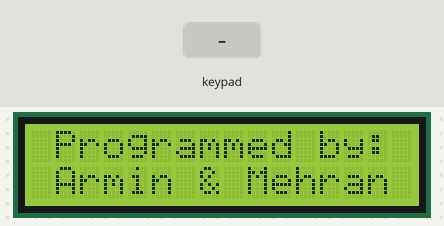
Bench run of a sketch on a simulated Arduino Mega 2560, built with avr-gcc and run on an emulated ATmega2560. On the bench: 16×2 character LCD. Inputs (shaded band) come from the test bench. What the sketch prints to the serial monitor is not drawn.

Above: at 0.1 s.
4.3 s: keypad keys 2 2 2 3 2 4 2 5 * pressed 0.4 s apart
At 8.2 s:
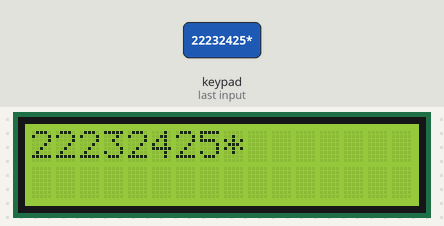
9.4 s: key '/' pressed
10.9 s: key '+' pressed
At 12.1 s:
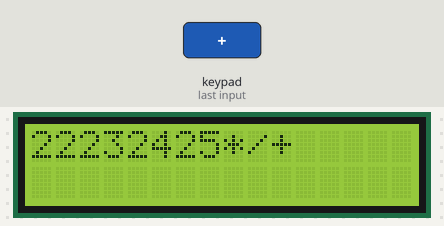
12.4 s: keypad keys 7 + 5 = pressed 0.4 s apart
At 16.0 s:
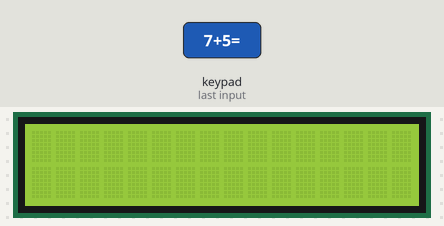
17.0 s: key '=' pressed
At 17.9 s:
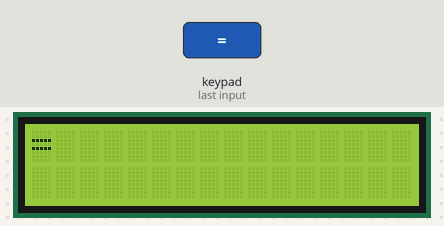
18.5 s: keypad keys 2 6 2 7 2 8 2 9 * pressed 0.4 s apart
At 22.9 s:
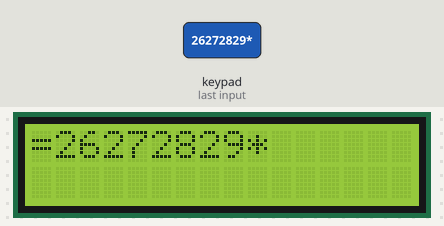
Timing chart, 0 to 24.4 s (numbered marks = the images above; inputs shaded):
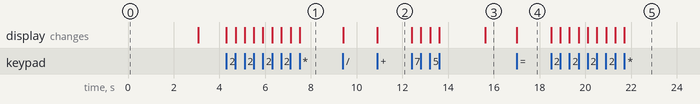

The sketch:

Q3.ino
```cpp
#include <Keypad.h>
#include <LiquidCrystal.h>

const byte ROWS = 4; //four rows
const byte COLS = 4; //four columns
//define the cymbols on the buttons of the keypads
char hexaKeys[ROWS][COLS] = {
  {'7','8','9','/'},
  {'4','5','6','*'},
  {'1','2','3','-'},
  {'c','0','=','+'}
};
byte rowPins[ROWS] = {22, 23, 24, 25}; //connect to the row pinouts of the keypad
byte colPins[COLS] = {26, 27, 28, 29}; //connect to the column pinouts of the keypad

//initialize an instance of class NewKeypad
Keypad customKeypad = Keypad( makeKeymap(hexaKeys), rowPins, colPins, ROWS, COLS);
LiquidCrystal lcd (13, 12, 11, 10, 9, 8);
void setup(){
  Serial.begin(9600);
  lcd.begin(16,2);
  lcd.clear();
  lcd.setCursor(0,0);
  lcd.print(" Programmed by: ");
  lcd.setCursor(0,1);
  lcd.print(" Armin & Mehran ");
  Serial.println(" Programmed by: ");
  Serial.println(" Armin & Mehran ");
  delay(3000);
  lcd.clear();
  Serial.write(12);


}

void loop(){
  String str1 = "";
  String str2 = "";
  char operand;
  boolean flag = false;
  lcd.setCursor(0,0);
  while(1){
    char customKey = customKeypad.getKey();
    if (customKey){
      if (customKey == 'c'){
        lcd.clear();
        Serial.write(12);
        str1 = "";
        continue;
      }
      lcd.print(customKey);
      Serial.print(customKey);
      if(customKey < 48 || customKey > 57){
        operand = customKey;
        break;
      }
      str1 += customKey;
    }
  }
  while(1){
    char customKey = customKeypad.getKey();
    if (customKey){
      if (customKey == 'c'){
        lcd.clear();
        Serial.write(12);
        flag = true;
        break;
      }
      if(customKey == '='){
        break;
      }
//      else if(customKey < 48 || customKey > 57){
//        lcd.clear();
//        lcd.print("  Invalid input ");
//      }
      lcd.print(customKey);
      Serial.print(customKey);
      str2 += customKey;
    }
  }
  if(!flag){
    lcd.setCursor(0,1);
    float num1 = str1.toInt();
    float num2 = str2.toInt();
    float answer;
    if(operand == '+'){
      answer = num1 + num2;
    }
    else if (operand == '-'){
      answer = num1 - num2;
    }
    else if(operand == '/'){
      answer = num1 / num2;
    }
    else if(operand == '*'){
      answer = num1 * num2;
    }
    lcd.print(answer);
    Serial.println();
    Serial.print(answer);
    delay(2000);
    lcd.clear();
    Serial.write(12);

  }
}
```

Measured:
- after the input at 4.3 s, the display: first changes at once (image 1 shows a later state)
- after the input at 10.9 s, the display: changes at once (image 2)
- after the input at 12.4 s, the display: first changes at once (image 3 shows a later state)
- after the input at 17.0 s, the display: changes at once (image 4)
- after the input at 18.5 s, the display: first changes at once (image 5 shows a later state)
